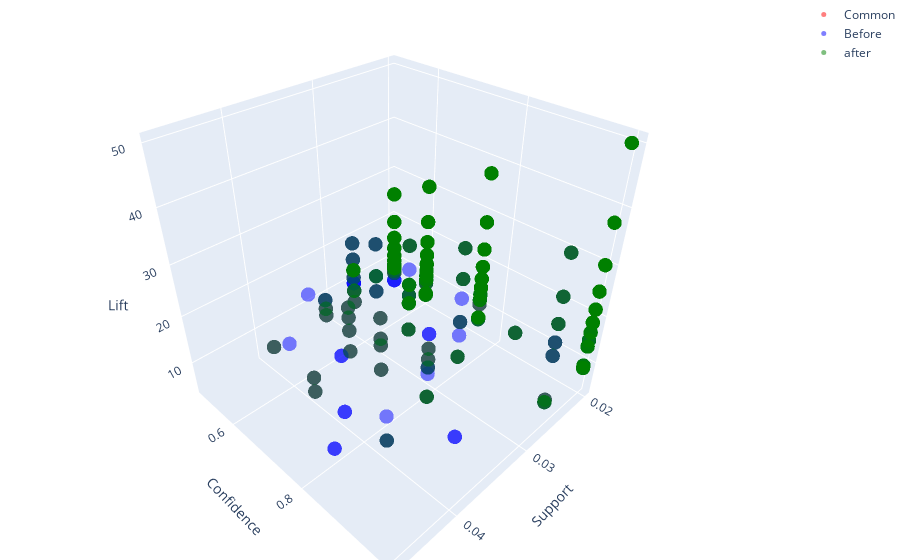

The code cell stored with this chart in its notebook:
### Code cell
import plotly.graph_objects as go

# Initialize the 3D scatter plot
fig = go.Figure()

# Add the common entries scatter plot
fig.add_trace(go.Scatter3d(
    x=common_entries['support_x'],
    y=common_entries['confidence_x'],
    z=common_entries['lift_x'],
    mode='markers',
    marker=dict(size=5, color='red', opacity=0.5),
    name='Common'
))

# Add the unique to sorted_rules_df scatter plot
fig.add_trace(go.Scatter3d(
    x=rules['support'],
    y=rules['confidence'],
    z=rules['lift'],
    mode='markers',
    marker=dict(size=5, color='blue', opacity=0.5),
    name='Before'
))

# Add the unique to sorted_rules_df_2 scatter plot
fig.add_trace(go.Scatter3d(
    x=rules_after_hidden['support'],
    y=rules_after_hidden['confidence'],
    z=rules_after_hidden['lift'],
    mode='markers',
    marker=dict(size=5, color='green', opacity=0.5),
    name='after'
))

# Set the layout for the plot
fig.update_layout(
    title='3D Scatter Plot of Association Rules',
    scene=dict(
        xaxis_title='Support',
        yaxis_title='Confidence',
        zaxis_title='Lift'
    ),
    margin=dict(l=0, r=0, b=0, t=0)
)

# Show the plot
fig.show()

### Figure 1 — Plotly figure (JSON) as saved in the notebook; plotly's stock layout.template omitted (floating-point values rounded to 4 significant figures; data arrays with more than 128 entries replaced by an {"elided": "..."} marker saying what was removed)
{"data": [{"marker": {"color": "red", "opacity": 0.5, "size": 5}, "mode": "markers", "name": "Common", "type": "scatter3d", "x": {"elided": "475 float values"}, "y": {"elided": "475 float values"}, "z": {"elided": "475 float values"}}, {"marker": {"color": "blue", "opacity": 0.5, "size": 5}, "mode": "markers", "name": "Before", "type": "scatter3d", "x": {"elided": "1072 float values"}, "y": {"elided": "1072 float values"}, "z": {"elided": "1072 float values"}}, {"marker": {"color": "green", "opacity": 0.5, "size": 5}, "mode": "markers", "name": "after", "type": "scatter3d", "x": {"elided": "475 float values"}, "y": {"elided": "475 float values"}, "z": {"elided": "475 float values"}}], "layout": {"margin": {"b": 0, "l": 0, "r": 0, "t": 0}, "scene": {"xaxis": {"title": {"text": "Support"}}, "yaxis": {"title": {"text": "Confidence"}}, "zaxis": {"title": {"text": "Lift"}}}, "title": {"text": "3D Scatter Plot of Association Rules"}}}
